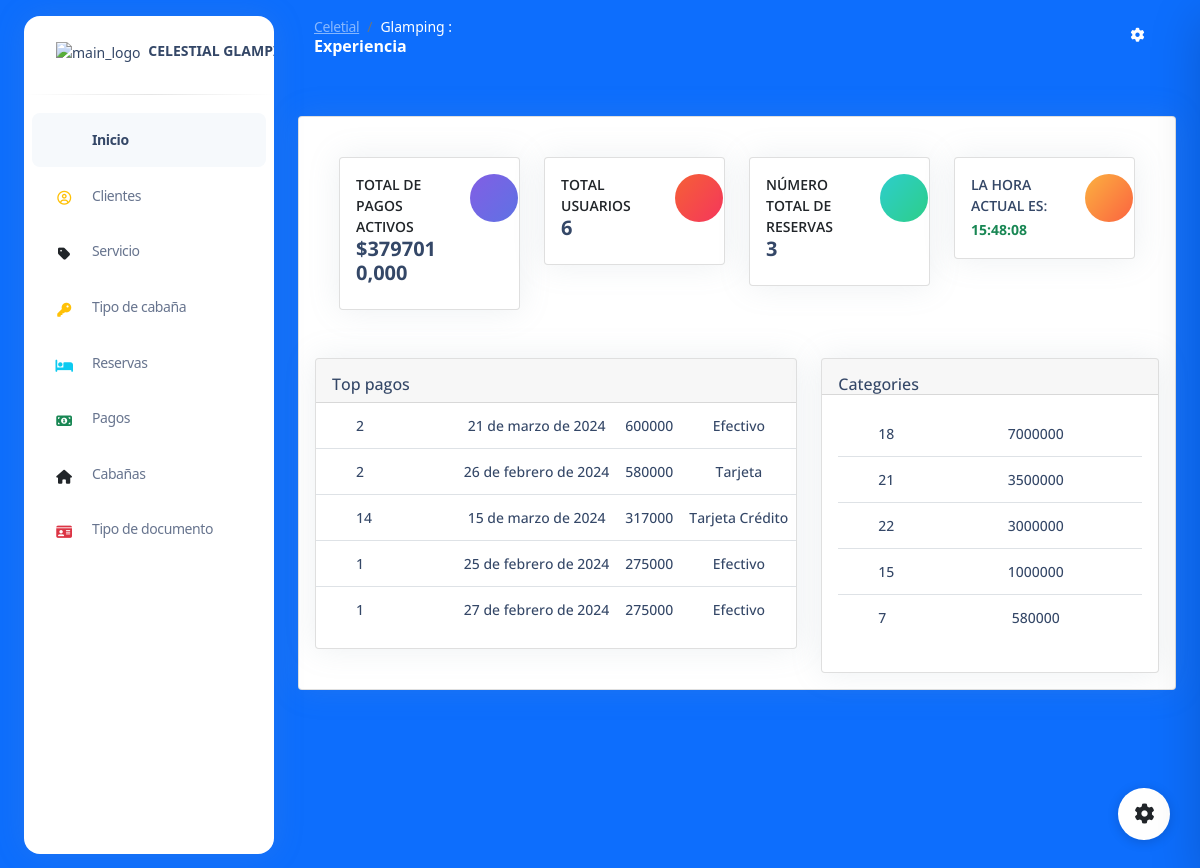
The page /Dashaboar/ (signed in) on the database as committed earlier.
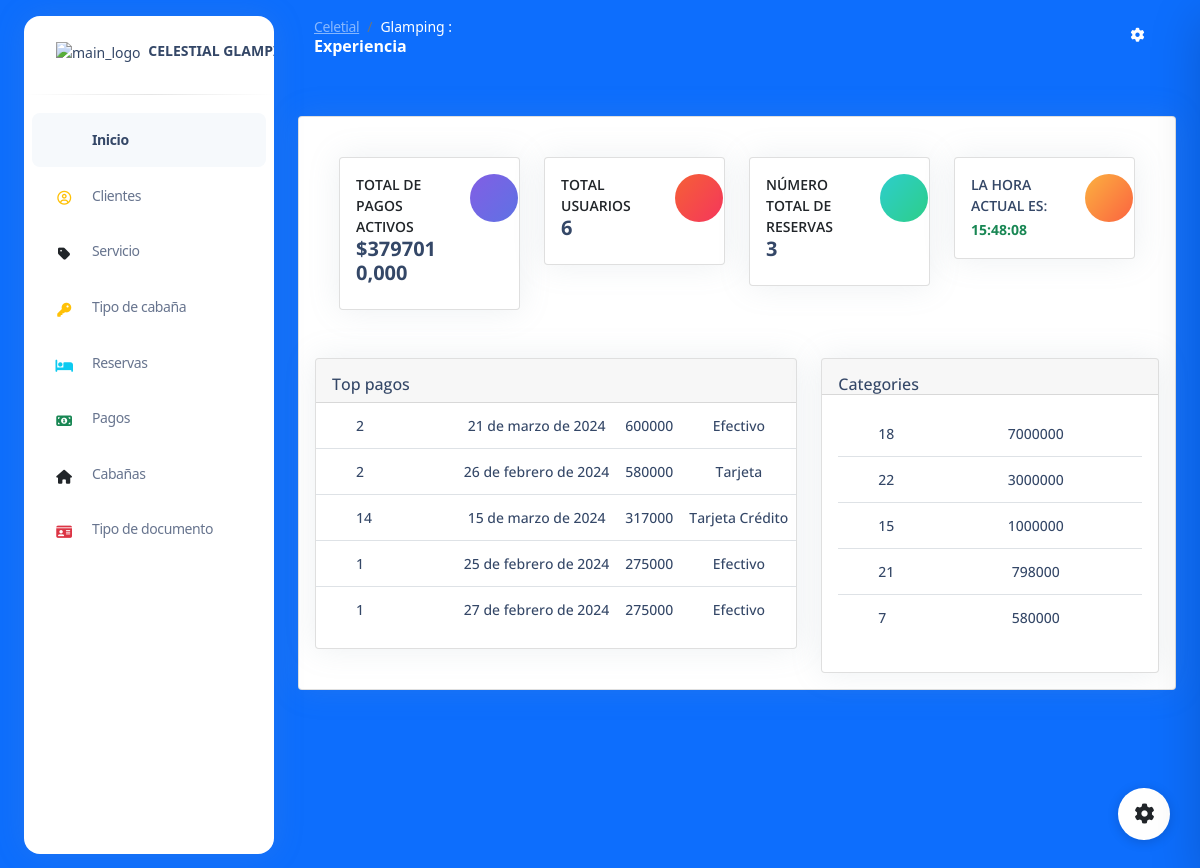
The same page on the database as committed later.
### payments/models.py (models this page shows, shortened)
class Payment(models.Model):
    reservation = models.ForeignKey('reservations.Reservation', on_delete=models.DO_NOTHING)
    date = models.DateField()
    value = models.IntegerField()
    methodpay = models.CharField(max_length=255)
    status = models.BooleanField(default=True)

### reservations/models.py (models this page shows, shortened)
class Reservation(models.Model):
    daterr = models.DateField()
    datess = models.DateField()
    dateff = models.DateField()
    price = models.IntegerField()
    costumer = models.ForeignKey(Costumer, on_delete=models.DO_NOTHING, null=True)  # Permitir valores nulos
    rstatu = models.CharField(max_length=200, default='Reservado')

### proyecto_f/views.py (the view)
# urls.py: path('Dashaboar/', views.index, name='index'),
def index(request):
    usuario = request.user
    total_payments = Payment.objects.all().aggregate(total=models.Sum('value'))['total'] or 0
    total_reservations = Reservation.objects.filter(rstatu='En ejecución').count()
    costumers = Costumer.objects.filter(status=True).count()
    lodgings = Lodging.objects.all()
    services = Service.objects.all()
    reservations = Reservation.objects.all().order_by('-price')[:5]
    payments = Payment.objects.all().order_by('-value')[:5]
    context = {'usuario': usuario,
               'total_payments': total_payments,
               'total_reservations': total_reservations ,
               'costumers' : costumers ,
               'lodgings' : lodgings ,
               'services' : services,
               'reservations' : reservations,
               'payments' : payments, }
    return render(request, 'index.html', context)

### templates/index.html (shortened to what the changed rows need)
{% extends 'base.html' %}
{% block content %}
{% load static %}
  {% if request.user.is_superuser or request.user.is_user %}
    <div class="row mt-4">
      <div class="col-lg-7 mb-lg-0 mb-4">
        <div class="card ">
          <div class="table-responsive">
            <table class="table align-items-center ">
              <tbody>
                {% for payment in payments %}
                <tr>
                  <td class="w-30">
                    <div class="d-flex px-2 py-1 align-items-center">
                      <div class="ms-4">
                        <h6 class="text-sm mb-0">{{ payment.reservation.id }}</h6>
                      </div>
                    </div>
                  </td>
                  <td>
                    <div class="text-center">
                      <h6 class="text-sm mb-0">{{ payment.date }}</h6>
                    </div>
                  </td>
                  <td>
                    <div class="text-center">
                      <h6 class="text-sm mb-0">{{ payment.value }}</h6>
                    </div>
                  </td>
                  <td class="align-middle text-sm">
                    <div class="col text-center">
                      <h6 class="text-sm mb-0">{{ payment.methodpay }}</h6>
                    </div>
                  </td>
                </tr>
                {% endfor %}
              </tbody>
            </table>
          </div>
        </div>
      </div>
      <div class="col-lg-5">
        <div class="card">
          <div class="card-body p-3">
            <div class="table-responsive">
              <table class="table align-items-center ">
                <tbody>
                  {% for reservation in reservations %}
                  <tr>
                    <td class="w-30">
                      <div class="d-flex px-2 py-1 align-items-center">
                        <div class="ms-4">
                          <h6 class="text-sm mb-0">{{ reservation.id }}</h6>
                        </div>
                      </div>
                    </td>
                    <td>
                      <div class="text-center">
                        <h6 class="text-sm mb-0">{{  reservation.price }}</h6>
                      </div>
                    </td>
                  </tr>
                  {% endfor %}
                </tbody>
              </table>
            </div>
          </div>
        </div>
      </div>
      {%  endif  %}
    </div>
  </div>
</main>
{%endblock%}

Rows that differ between the two databases and show on the page:
changed Reservation id 21: price "3500000" → "798000"; moves down the list
